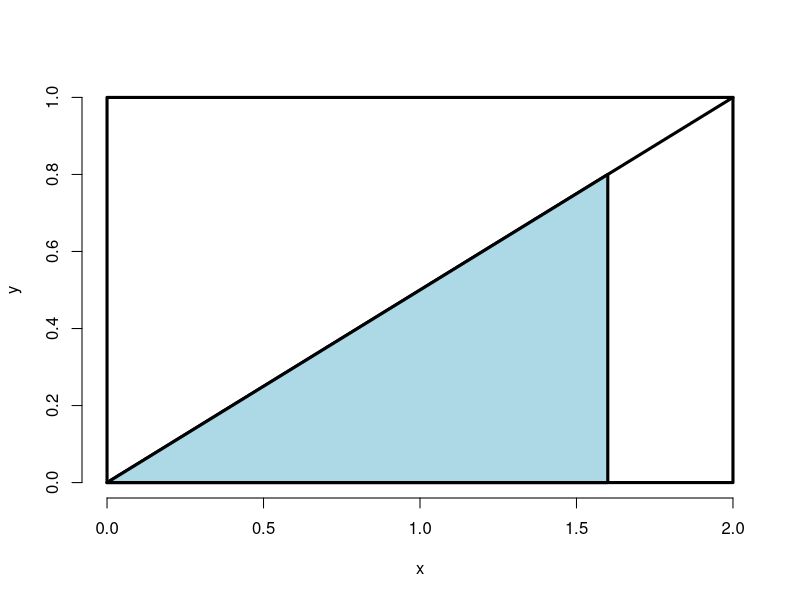
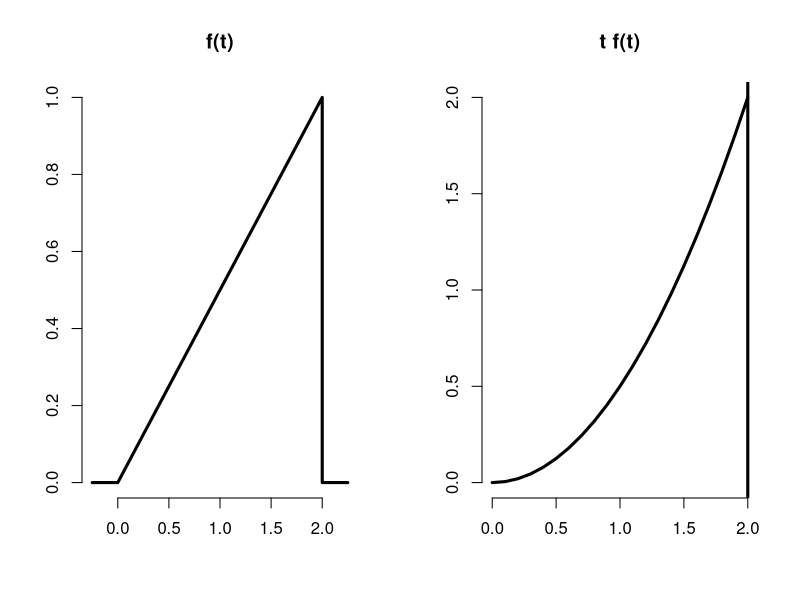

Here is the R script that generated these plots, in order:
## ---- chunk 1
x<- c(0,2,2,0,0)
y<- c(0,0,1,1,0)
plot(x, y, lwd = 3, frame = FALSE, type = "l")
segments(0,0,2,1,lwd=3)
#polygon(c(.5,1.5,1.5,.5,.5),c(0,0,.75,.25,0),lwd= 3, col = "lightblue")
polygon(c(0,1.6,1.6,0),c(0,0,.8,0),lwd=3,col="lightblue")
## ---- chunk 2
mypdf <- function(x){x/2}
#Now use the R function integrate to integrate mypdf 
#with the parameters lower equal to 0and upper equal to 1.6.
#See if you get the same area (probability) you got before.

integrate(mypdf,lower = 0,upper = 1.6)
## ---- chunk 3
par(mfrow = c(1, 2))
plot(c(-0.25, 0, 2, 2, 2.25), c(0, 0, 1, 0, 0), type = "l", lwd = 3, frame = FALSE, xlab="", ylab = ""); title('f(t)')
my_x <- seq(0,2,by=.1)
my_y <- my_x^2/2
plot(my_y ~ my_x, type = "l", lwd = 3, frame = FALSE, xlab="", ylab = ""); title('t f(t)')
abline(v=2.0, lwd=3)
## ---- chunk 4
myfunc <- function(x){x^2/2}
#get Expected Value:
integrate(myfunc,0,2)
